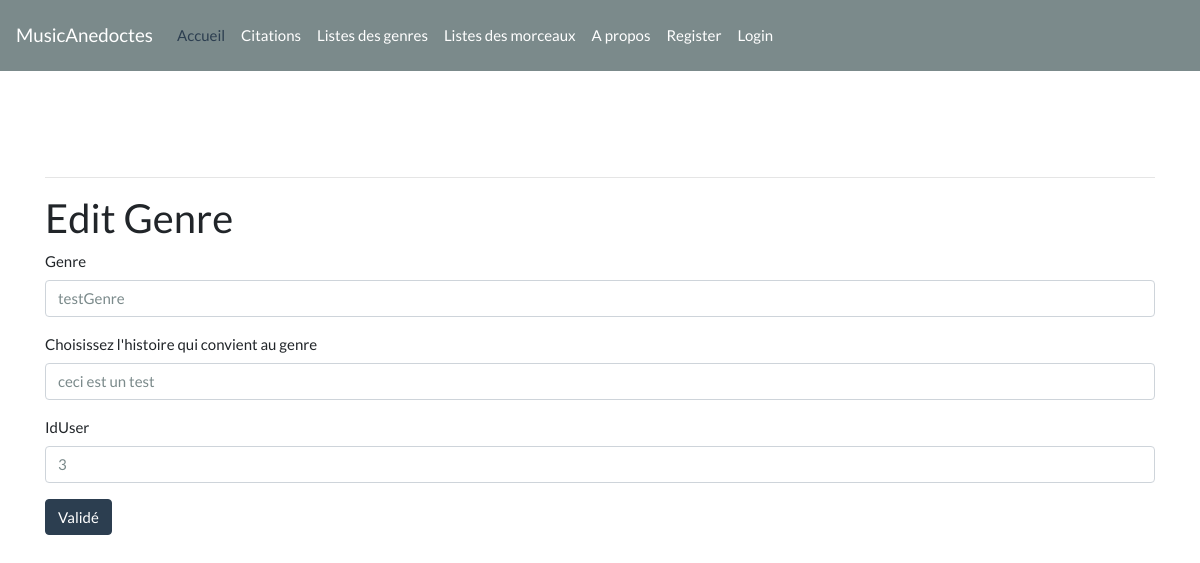
/index.php/genres/edit/testGenre, run on the app's committed database.
### tables this page shows
CREATE TABLE `genres` (
  `idGenre` int NOT NULL,
  `genreName` varchar(255) NOT NULL,
  `story` text NOT NULL,
  `slug` varchar(255) NOT NULL,
  `createdAt` timestamp NOT NULL DEFAULT CURRENT_TIMESTAMP,
  `updatedAt` timestamp NULL DEFAULT CURRENT_TIMESTAMP,
  `isValidated` tinyint NOT NULL,
  `idUser` int NOT NULL
);

### application/controllers/Genres.php (called while the page is built, shortened)
<?php
    class Genres extends CI_Controller {
        public function edit($slug){
            $data['genre'] = $this->genre_model->get_genres($slug);
            $data['title'] = 'Edit Genre';
            $this->load->view('templates/header');
            $this->load->view('genres/edit', $data);
            $this->load->view('templates/footer');
        }
    }

### index.php (called while the page is built, shortened)
<?php
require_once BASEPATH.'core/CodeIgniter.php';

### application/models/Genre_model.php (called while the page is built, shortened)
<?php
    class Genre_model extends CI_Model {
        public function get_genres($slug = FALSE){
            $query = $this->db->get_where('genres', array('slug' => $slug));
            return $query->row_array();
        }
    }

### application/views/genres/edit.php (the view, shortened to what this page needs)
<h2><?=$title; ?></h2>
<?php echo form_open('genres/update'); ?>
  <div class="form-group">
    <label>Genre</label>
    <input type="text" class="form-control" name="genreName" placeholder="Ajoutez un genre"
    value="<?php echo $genre['genreName']; ?>">
  </div>
  <div class="form-group">
    <label>Choisissez l'histoire qui convient au genre</label>
    <input type="text" class="form-control" name="story" placeholder="Ajoutez une histoire"
    value="<?php echo $genre['story']; ?>">
  </div>
  <div class="form-group">
    <label>IdUser</label>
    <input type="text" class="form-control" name="idUser" placeholder="idUser"
    value="<?php echo $genre['idUser']; ?>">
  </div>
  <button type="submit" class="btn btn-primary">Validé</button>
</form>

### data on the page
genres: genreName "testGenre", story "ceci est un test", idUser "3"

### other printed values
$title "Edit Genre"
